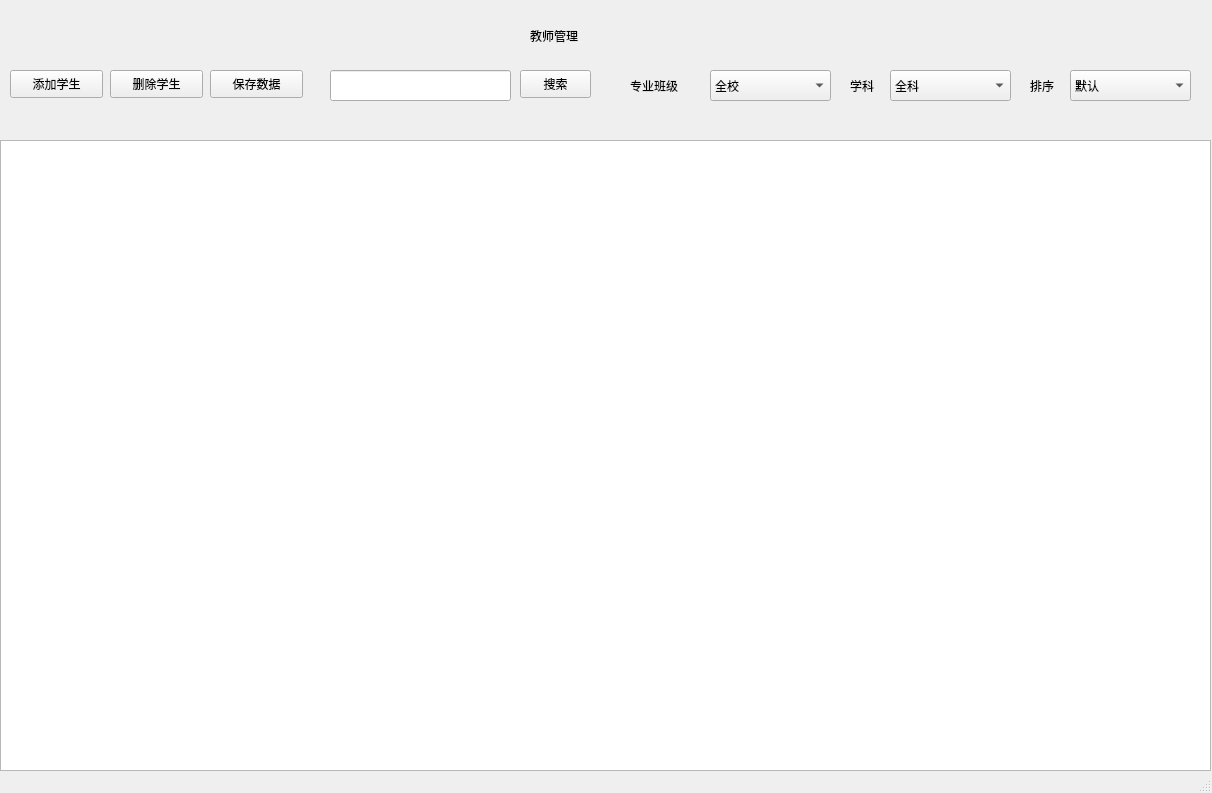
<?xml version="1.0" encoding="UTF-8"?>
<ui version="4.0">
 <class>Widget</class>
 <widget class="QMainWindow" name="Widget">
  <property name="geometry">
   <rect>
    <x>0</x>
    <y>0</y>
    <width>1212</width>
    <height>793</height>
   </rect>
  </property>
  <property name="minimumSize">
   <size>
    <width>1212</width>
    <height>793</height>
   </size>
  </property>
  <property name="maximumSize">
   <size>
    <width>1212</width>
    <height>793</height>
   </size>
  </property>
  <property name="windowTitle">
   <string>Widget</string>
  </property>
  <widget class="QWidget" name="centralwidget">
   <widget class="QPushButton" name="add_info">
    <property name="geometry">
     <rect>
      <x>10</x>
      <y>70</y>
      <width>93</width>
      <height>28</height>
     </rect>
    </property>
    <property name="cursor">
     <cursorShape>PointingHandCursor</cursorShape>
    </property>
    <property name="text">
     <string>添加学生</string>
    </property>
   </widget>
   <widget class="QPushButton" name="delete_info">
    <property name="geometry">
     <rect>
      <x>110</x>
      <y>70</y>
      <width>93</width>
      <height>28</height>
     </rect>
    </property>
    <property name="cursor">
     <cursorShape>PointingHandCursor</cursorShape>
    </property>
    <property name="text">
     <string>删除学生</string>
    </property>
   </widget>
   <widget class="QPushButton" name="save_data">
    <property name="geometry">
     <rect>
      <x>210</x>
      <y>70</y>
      <width>93</width>
      <height>28</height>
     </rect>
    </property>
    <property name="cursor">
     <cursorShape>PointingHandCursor</cursorShape>
    </property>
    <property name="text">
     <string>保存数据</string>
    </property>
   </widget>
   <widget class="QTableView" name="tableView_2">
    <property name="geometry">
     <rect>
      <x>0</x>
      <y>140</y>
      <width>1211</width>
      <height>631</height>
     </rect>
    </property>
    <property name="minimumSize">
     <size>
      <width>1211</width>
      <height>631</height>
     </size>
    </property>
    <property name="maximumSize">
     <size>
      <width>1211</width>
      <height>631</height>
     </size>
    </property>
   </widget>
   <widget class="QLabel" name="label">
    <property name="geometry">
     <rect>
      <x>530</x>
      <y>10</y>
      <width>171</width>
      <height>51</height>
     </rect>
    </property>
    <property name="styleSheet">
     <string notr="true">font: 24pt &quot;隶书&quot;;</string>
    </property>
    <property name="text">
     <string>教师管理</string>
    </property>
   </widget>
   <widget class="QLineEdit" name="lineEdit">
    <property name="geometry">
     <rect>
      <x>330</x>
      <y>70</y>
      <width>181</width>
      <height>31</height>
     </rect>
    </property>
   </widget>
   <widget class="QPushButton" name="pushButton">
    <property name="geometry">
     <rect>
      <x>520</x>
      <y>70</y>
      <width>71</width>
      <height>28</height>
     </rect>
    </property>
    <property name="cursor">
     <cursorShape>PointingHandCursor</cursorShape>
    </property>
    <property name="text">
     <string>搜索</string>
    </property>
   </widget>
   <widget class="QComboBox" name="comboBox">
    <property name="geometry">
     <rect>
      <x>710</x>
      <y>70</y>
      <width>121</width>
      <height>31</height>
     </rect>
    </property>
    <property name="cursor">
     <cursorShape>OpenHandCursor</cursorShape>
    </property>
    <property name="currentText">
     <string>全校</string>
    </property>
    <item>
     <property name="text">
      <string>全校</string>
     </property>
    </item>
    <item>
     <property name="text">
      <string>软件1401</string>
     </property>
    </item>
    <item>
     <property name="text">
      <string>计算机1401</string>
     </property>
    </item>
    <item>
     <property name="text">
      <string>计算机1402</string>
     </property>
    </item>
   </widget>
   <widget class="QComboBox" name="comboBox_2">
    <property name="geometry">
     <rect>
      <x>890</x>
      <y>70</y>
      <width>121</width>
      <height>31</height>
     </rect>
    </property>
    <property name="cursor">
     <cursorShape>OpenHandCursor</cursorShape>
    </property>
    <property name="currentText">
     <string>全科</string>
    </property>
    <item>
     <property name="text">
      <string>全科</string>
     </property>
    </item>
    <item>
     <property name="text">
      <string>语文</string>
     </property>
    </item>
    <item>
     <property name="text">
      <string>数学</string>
     </property>
    </item>
    <item>
     <property name="text">
      <string>英语</string>
     </property>
    </item>
   </widget>
   <widget class="QLabel" name="label_2">
    <property name="geometry">
     <rect>
      <x>630</x>
      <y>70</y>
      <width>72</width>
      <height>31</height>
     </rect>
    </property>
    <property name="styleSheet">
     <string notr="true">font: 10pt &quot;楷体&quot;;</string>
    </property>
    <property name="text">
     <string>专业班级</string>
    </property>
   </widget>
   <widget class="QLabel" name="label_3">
    <property name="geometry">
     <rect>
      <x>850</x>
      <y>75</y>
      <width>41</width>
      <height>21</height>
     </rect>
    </property>
    <property name="styleSheet">
     <string notr="true">font: 10pt &quot;楷体&quot;;</string>
    </property>
    <property name="text">
     <string>学科</string>
    </property>
   </widget>
   <widget class="QComboBox" name="comboBox_3">
    <property name="geometry">
     <rect>
      <x>1070</x>
      <y>70</y>
      <width>121</width>
      <height>31</height>
     </rect>
    </property>
    <property name="cursor">
     <cursorShape>OpenHandCursor</cursorShape>
    </property>
    <property name="currentText">
     <string>默认</string>
    </property>
    <item>
     <property name="text">
      <string>默认</string>
     </property>
    </item>
    <item>
     <property name="text">
      <string>按学号顺序</string>
     </property>
    </item>
    <item>
     <property name="text">
      <string>按班级顺序</string>
     </property>
    </item>
    <item>
     <property name="text">
      <string>按语文成绩</string>
     </property>
    </item>
    <item>
     <property name="text">
      <string>按数学成绩</string>
     </property>
    </item>
    <item>
     <property name="text">
      <string>按英语成绩</string>
     </property>
    </item>
   </widget>
   <widget class="QLabel" name="label_4">
    <property name="geometry">
     <rect>
      <x>1030</x>
      <y>70</y>
      <width>41</width>
      <height>31</height>
     </rect>
    </property>
    <property name="styleSheet">
     <string notr="true">font: 10pt &quot;楷体&quot;;</string>
    </property>
    <property name="text">
     <string>排序</string>
    </property>
   </widget>
  </widget>
  <widget class="QStatusBar" name="statusbar"/>
  <action name="tableView">
   <property name="text">
    <string>tableView</string>
   </property>
  </action>
 </widget>
 <resources/>
 <connections/>
</ui>
